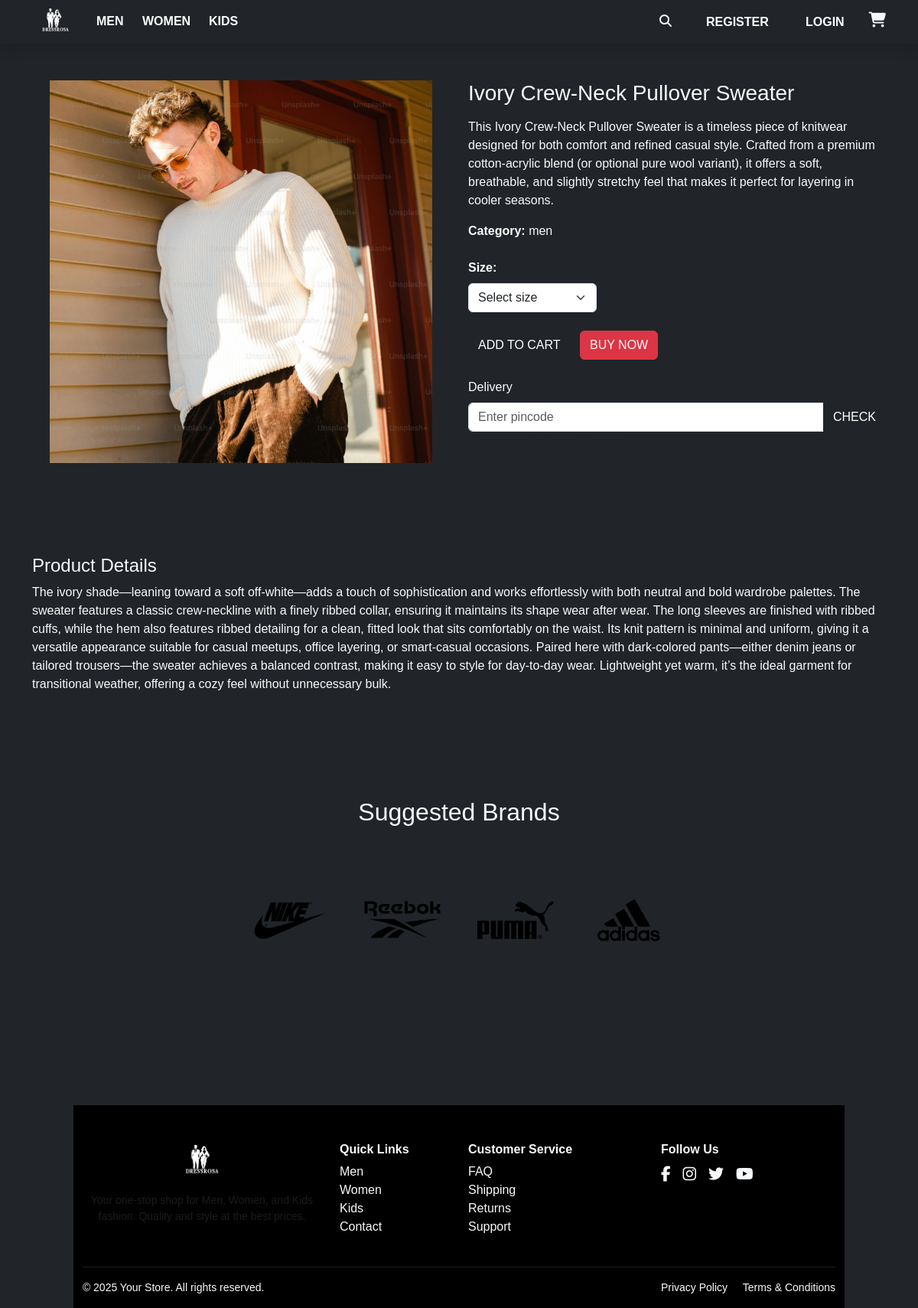
/product_page/14/, run on the app's committed database.
### myapp/models.py (models this page shows, shortened)
class product(models.Model):
    CATEGORY_CHOICES = [
        ('men', "Men's Wear"),
        ('women', "Women's Wear"),
        ('kids', "Kids' Wear"),
        ('accessories', "Accessories"),
        ('footwear', "Footwear"),
    ]
    pid = models.AutoField(primary_key=True)  # No comma here
    product_category = models.CharField(max_length=50, choices=CATEGORY_CHOICES)
    product_image = models.ImageField(upload_to='img/')
    product_title = models.CharField(max_length=200)
    product_description = models.CharField(max_length=1000)
    product_price = models.DecimalField(max_digits=10, decimal_places=2)
    product_detail = models.TextField()  # Better for large text

### myapp/views.py (the view)
# urls.py: path('product_page/<int:pid>/', views.product_page, name='product_page'),
def product_page(request, pid):
    product_obj = get_object_or_404(product, pid=pid)
    context = {
        'product': product_obj
    }
    return render(request, 'product_page.html', context)

### myapp/templates/product_page.html (shortened to what this page needs)
{% extends 'master.html' %}
{% load static %}
{% block body %}
<div class="container py-5">
    <div class="row">
        <div class="col-md-6">
            <img src="{{ product.product_image.url }}" class="img-fluid fixed-img" alt="{{ product.product_title }}">
        </div>
        <div class="col-md-6">
            <h3>{{ product.product_title }}</h3>
            <p class="mt-3">{{ product.product_description }}</p>
            <p><strong>Category:</strong> {{ product.product_category }}</p>
            <div class="mt-4">
                <label for="size" class="form-label"><strong>Size:</strong></label>
                <select id="size" class="form-select w-auto">
                    <option selected disabled>Select size</option>
                </select>
            </div>
            <div class="mt-4">
                <form method="post" action="{% url 'add_to_cart' product.pid %}" class="d-inline">
                    <button type="submit" class="btn btn-dark me-2">ADD TO CART</button>
                </form>
                <a href="{% url 'checkout' %}" class="btn btn-danger">BUY NOW</a>
            </div>
            <div class="mt-4">
                <label for="pincode" class="form-label">Delivery</label>
                <div class="input-group">
                    <input type="text" id="pincode" class="form-control" placeholder="Enter pincode">
                    <button class="btn btn-dark" type="button">CHECK</button>
                </div>
                <small class="text-muted">Generally delivered in 4 - 8 days</small>
            </div>
        </div>
    </div>
</div>
<div class="container-fluid bg-dark text-light py-4 mt-5">
    <div class="container">
        <h4>Product Details</h4>
        <p>{{ product.product_detail }}</p>
    </div>
</div>
<section class="brand section py-5 bg-light bg-dark my-5">
  <div class="container text-center">
    <h2 class="section__title mb-4">Suggested Brands</h2>
    <div class="row justify-content-center gy-4 gx-5 my-5">
      <div class="col-auto">
        <img src="{% static 'img/foot/nike.png' %}" alt="logo" class="img-fluid brand__img " />
      </div>
      <div class="col-auto">
        <img src="{% static 'img/foot/rebok.png' %}" alt="logo" class="img-fluid brand__img " />
      </div>
      <div class="col-auto">
        <img src="{% static 'img/foot/puma.png' %}" alt="logo" class="img-fluid brand__img " />
      </div>
      <div class="col-auto">
        <img src="{% static 'img/foot/Adidas.png' %}" alt="logo" class="img-fluid brand__img " />
      </div>
    </div>
  </div>
</section>
<footer class="bg-black text-light pt-5 pb-3 mt-5">
    <div class="container">
        <div class="row gy-4">
            <div class="col-md-4 text-center">
                <a href="/">
                    <img src="{% static 'img/logo.png' %}" alt="Logo" style="max-height: 50px;">
                </a>
                <p class="mt-3 small text-muted">
                    Your one-stop shop for Men, Women, and Kids fashion. Quality and style at the best prices.
                </p>
            </div>
            <div class="col-md-2 col-6">
                <h6 class="fw-bold">Quick Links</h6>
                <ul class="list-unstyled">
                    <li><a href="/men/" class="text-decoration-none text-light">Men</a></li>
                    <li><a href="/women/" class="text-decoration-none text-light">Women</a></li>
                    <li><a href="/kids/" class="text-decoration-none text-light">Kids</a></li>
                    <li><a href="/contact/" class="text-decoration-none text-light">Contact</a></li>
                </ul>
            </div>
            <div class="col-md-3 col-6">
                <h6 class="fw-bold">Customer Service</h6>
                <ul class="list-unstyled">
                    <li><a href="/faq/" class="text-decoration-none text-light">FAQ</a></li>
                    <li><a href="/shipping/" class="text-decoration-none text-light">Shipping</a></li>
                    <li><a href="/returns/" class="text-decoration-none text-light">Returns</a></li>
                    <li><a href="/support/" class="text-decoration-none text-light">Support</a></li>
                </ul>
            </div>
            <div class="col-md-3">
                <h6 class="fw-bold">Follow Us</h6>
                <div class="d-flex gap-3">
                    <a href="#" class="text-light fs-5"><i class="fab fa-facebook-f"></i></a>
                    <a href="#" class="text-light fs-5"><i class="fab fa-instagram"></i></a>
                    <a href="#" class="text-light fs-5"><i class="fab fa-twitter"></i></a>
                    <a href="#" class="text-light fs-5"><i class="fab fa-youtube"></i></a>
                </div>
            </div>
        </div>
        <hr class="border-secondary mt-4">
        <div class="d-flex flex-column flex-md-row justify-content-between align-items-center">
            <p class="small mb-0">&copy; 2025 Your Store. All rights reserved.</p>
            <div class="small">
                <a href="/privacy/" class="text-light text-decoration-none me-3">Privacy Policy</a>
                <a href="/terms/" class="text-light text-decoration-none">Terms & Conditions</a>
            </div>
        </div>
    </div>
</footer>
{% endblock %}

### myapp/static/css/style.css (style rules this page uses)
* { box-sizing: border-box; }
body { margin: 0; background: #1d1f27; font-family: sans-serif; color: white; display: flex; flex-direction: column; align-items: center; padding: 50px 0; }
.brand__img { width: 120px; transition: transform 0.3s ease; }
body { background: #111; color: white; margin: 0; padding: 0; }

### myapp/templates/product_page.html (style rules this page uses)
.fixed-img { width: 100%; max-width: 500px; height: 500px; object-fit: cover; background-size: cover; display: block; margin: auto; }
.brand__img { width: 100px; height: 100px; object-fit: contain; }

### data on the page
product: product_image (picture), product_title "Ivory Crew-Neck Pullover Sweater", product_description "This Ivory Crew-Neck Pullover Sweater is a timeless piece of knitwear designed for both comfort and refined casual style. Crafted from a premium cotton-acrylic blend (or optional pure wool variant), it offers a soft, breathable, and slightly stretchy feel that makes it perfect for layering in cooler seasons.", product_category "men", product_detail "The ivory shade—leaning toward a soft off-white—adds a touch of sophistication and works effortlessly with both neutral and bold wardrobe palettes. The sweater features a classic crew-neckline with a finely ribbed collar, ensuring it maintains its shape wear after wear. The long sleeves are finished with ribbed cuffs, while the hem also features ribbed detailing for a clean, fitted look that sits comfortably on the waist. Its knit pattern is minimal and uniform, giving it a versatile appearance suitable for casual meetups, office layering, or smart-casual occasions. Paired here with dark-colored pants—either denim jeans or tailored trousers—the sweater achieves a balanced contrast, making…"
